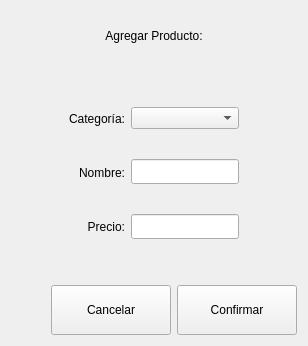
           <widget class="QWidget" name="pageAgregarProducto">
            <layout class="QVBoxLayout" name="verticalLayout_7">
             <item>
              <widget class="QLabel" name="labelAgregarProducto">
               <property name="minimumSize">
                <size>
                 <width>0</width>
                 <height>50</height>
                </size>
               </property>
               <property name="text">
                <string>Agregar Producto:</string>
               </property>
               <property name="alignment">
                <set>Qt::AlignCenter</set>
               </property>
              </widget>
             </item>
             <item>
              <spacer name="verticalSpacer_3">
               <property name="orientation">
                <enum>Qt::Vertical</enum>
               </property>
               <property name="sizeHint" stdset="0">
                <size>
                 <width>20</width>
                 <height>40</height>
                </size>
               </property>
              </spacer>
             </item>
             <item>
              <layout class="QHBoxLayout" name="horizontalLayout_3">
               <item>
                <spacer name="horizontalSpacer_5">
                 <property name="orientation">
                  <enum>Qt::Horizontal</enum>
                 </property>
                 <property name="sizeHint" stdset="0">
                  <size>
                   <width>40</width>
                   <height>20</height>
                  </size>
                 </property>
                </spacer>
               </item>
               <item>
                <layout class="QVBoxLayout" name="verticalLayout_6">
                 <property name="spacing">
                  <number>30</number>
                 </property>
                 <item>
                  <widget class="QLabel" name="labelCategoria">
                   <property name="text">
                    <string>Categoría:</string>
                   </property>
                   <property name="alignment">
                    <set>Qt::AlignRight|Qt::AlignTrailing|Qt::AlignVCenter</set>
                   </property>
                  </widget>
                 </item>
                 <item>
                  <widget class="QLabel" name="labelNombre_2">
                   <property name="text">
                    <string>Nombre:</string>
                   </property>
                   <property name="alignment">
                    <set>Qt::AlignRight|Qt::AlignTrailing|Qt::AlignVCenter</set>
                   </property>
                  </widget>
                 </item>
                 <item>
                  <widget class="QLabel" name="labelPrecio">
                   <property name="text">
                    <string>Precio:</string>
                   </property>
                   <property name="alignment">
                    <set>Qt::AlignRight|Qt::AlignTrailing|Qt::AlignVCenter</set>
                   </property>
                  </widget>
                 </item>
                </layout>
               </item>
               <item>
                <layout class="QVBoxLayout" name="verticalLayout_5">
                 <property name="spacing">
                  <number>30</number>
                 </property>
                 <item>
                  <widget class="QComboBox" name="comboCategoria"/>
                 </item>
                 <item>
                  <widget class="QLineEdit" name="lineNombreProducto">
                   <property name="minimumSize">
                    <size>
                     <width>0</width>
                     <height>25</height>
                    </size>
                   </property>
                  </widget>
                 </item>
                 <item>
                  <widget class="QLineEdit" name="linePrecio">
                   <property name="minimumSize">
                    <size>
                     <width>0</width>
                     <height>25</height>
                    </size>
                   </property>
                  </widget>
                 </item>
                </layout>
               </item>
               <item>
                <spacer name="horizontalSpacer_6">
                 <property name="orientation">
                  <enum>Qt::Horizontal</enum>
                 </property>
                 <property name="sizeHint" stdset="0">
                  <size>
                   <width>40</width>
                   <height>20</height>
                  </size>
                 </property>
                </spacer>
               </item>
              </layout>
             </item>
             <item>
              <spacer name="verticalSpacer_4">
               <property name="orientation">
                <enum>Qt::Vertical</enum>
               </property>
               <property name="sizeHint" stdset="0">
                <size>
                 <width>20</width>
                 <height>40</height>
                </size>
               </property>
              </spacer>
             </item>
             <item>
              <layout class="QHBoxLayout" name="horizontalLayout_4">
               <item>
                <spacer name="horizontalSpacer_4">
                 <property name="orientation">
                  <enum>Qt::Horizontal</enum>
                 </property>
                 <property name="sizeHint" stdset="0">
                  <size>
                   <width>40</width>
                   <height>20</height>
                  </size>
                 </property>
                </spacer>
               </item>
               <item>
                <widget class="QPushButton" name="btnCancelarAgregarProducto">
                 <property name="minimumSize">
                  <size>
                   <width>120</width>
                   <height>50</height>
                  </size>
                 </property>
                 <property name="text">
                  <string>Cancelar</string>
                 </property>
                </widget>
               </item>
               <item>
                <widget class="QPushButton" name="btnConfirmarAgregarProducto">
                 <property name="minimumSize">
                  <size>
                   <width>120</width>
                   <height>50</height>
                  </size>
                 </property>
                 <property name="text">
                  <string>Confirmar</string>
                 </property>
                </widget>
               </item>
              </layout>
             </item>
            </layout>
           </widget>
